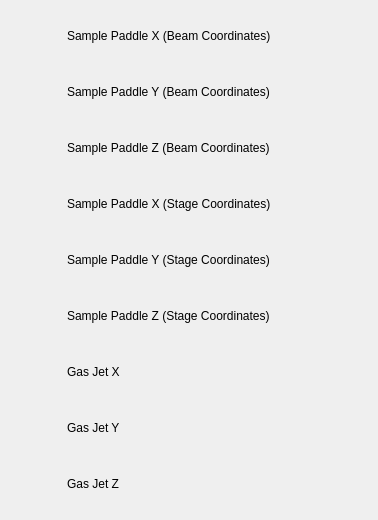
     <widget class="QWidget" name="tab">
      <attribute name="title">
       <string>Control</string>
      </attribute>
      <layout class="QGridLayout" name="gridLayout_3">
       <item row="0" column="3">
        <spacer name="horizontalSpacer_2">
         <property name="orientation">
          <enum>Qt::Horizontal</enum>
         </property>
         <property name="sizeHint" stdset="0">
          <size>
           <width>40</width>
           <height>20</height>
          </size>
         </property>
        </spacer>
       </item>
       <item row="0" column="0">
        <layout class="QGridLayout" name="gridLayout_Control">
         <item row="4" column="0">
          <widget class="PyDMByteIndicator" name="PyDMByteIndicator_SPY">
           <property name="minimumSize">
            <size>
             <width>50</width>
             <height>50</height>
            </size>
           </property>
           <property name="maximumSize">
            <size>
             <width>50</width>
             <height>50</height>
            </size>
           </property>
           <property name="toolTip">
            <string/>
           </property>
           <property name="channel" stdset="0">
            <string>ca://TMO:MRCO:MMS:05:PLC:bError_RBV</string>
           </property>
           <property name="onColor" stdset="0">
            <color>
             <red>255</red>
             <green>0</green>
             <blue>0</blue>
            </color>
           </property>
           <property name="offColor" stdset="0">
            <color>
             <red>0</red>
             <green>255</green>
             <blue>0</blue>
            </color>
           </property>
           <property name="showLabels" stdset="0">
            <bool>false</bool>
           </property>
           <property name="circles" stdset="0">
            <bool>true</bool>
           </property>
           <property name="labels" stdset="0">
            <stringlist>
             <string>Sample Paddle Y (Stage Coordinates)</string>
            </stringlist>
           </property>
          </widget>
         </item>
         <item row="3" column="1">
          <widget class="PyDMLabel" name="PyDMLabel_11">
           <property name="toolTip">
            <string/>
           </property>
           <property name="text">
            <string>Sample Paddle X (Stage Coordinates)</string>
           </property>
          </widget>
         </item>
         <item row="6" column="0">
          <widget class="PyDMByteIndicator" name="PyDMByteIndicator_NX">
           <property name="minimumSize">
            <size>
             <width>50</width>
             <height>50</height>
            </size>
           </property>
           <property name="maximumSize">
            <size>
             <width>50</width>
             <height>50</height>
            </size>
           </property>
           <property name="toolTip">
            <string/>
           </property>
           <property name="channel" stdset="0">
            <string>ca://TMO:MRCO:MMS:01:PLC:bError_RBV</string>
           </property>
           <property name="onColor" stdset="0">
            <color>
             <red>255</red>
             <green>0</green>
             <blue>0</blue>
            </color>
           </property>
           <property name="offColor" stdset="0">
            <color>
             <red>0</red>
             <green>255</green>
             <blue>0</blue>
            </color>
           </property>
           <property name="showLabels" stdset="0">
            <bool>false</bool>
           </property>
           <property name="circles" stdset="0">
            <bool>true</bool>
           </property>
           <property name="labels" stdset="0">
            <stringlist>
             <string>Gas Jet X</string>
            </stringlist>
           </property>
          </widget>
         </item>
         <item row="8" column="1">
          <widget class="PyDMLabel" name="PyDMLabel_42">
           <property name="toolTip">
            <string/>
           </property>
           <property name="text">
            <string>Gas Jet Z</string>
           </property>
          </widget>
         </item>
         <item row="1" column="0">
          <widget class="PyDMByteIndicator" name="PyDMByteIndicator_SPVY">
           <property name="minimumSize">
            <size>
             <width>50</width>
             <height>50</height>
            </size>
           </property>
           <property name="maximumSize">
            <size>
             <width>50</width>
             <height>50</height>
            </size>
           </property>
           <property name="toolTip">
            <string/>
           </property>
           <property name="channel" stdset="0">
            <string>ca://TMO:MRCO:MMS:V5:PLC:bError_RBV</string>
           </property>
           <property name="onColor" stdset="0">
            <color>
             <red>255</red>
             <green>0</green>
             <blue>0</blue>
            </color>
           </property>
           <property name="offColor" stdset="0">
            <color>
             <red>0</red>
             <green>255</green>
             <blue>0</blue>
            </color>
           </property>
           <property name="showLabels" stdset="0">
            <bool>false</bool>
           </property>
           <property name="circles" stdset="0">
            <bool>true</bool>
           </property>
           <property name="labels" stdset="0">
            <stringlist>
             <string>Sample Paddle Y (Beam Coordinates)</string>
            </stringlist>
           </property>
          </widget>
         </item>
         <item row="7" column="1">
          <widget class="PyDMLabel" name="PyDMLabel_16">
           <property name="toolTip">
            <string/>
           </property>
           <property name="text">
            <string>Gas Jet Y</string>
           </property>
          </widget>
         </item>
         <item row="5" column="1">
          <widget class="PyDMLabel" name="PyDMLabel_15">
           <property name="toolTip">
            <string/>
           </property>
           <property name="text">
            <string>Sample Paddle Z (Stage Coordinates)</string>
           </property>
          </widget>
         </item>
         <item row="2" column="1">
          <widget class="PyDMLabel" name="PyDMLabel_14">
           <property name="toolTip">
            <string/>
           </property>
           <property name="text">
            <string>Sample Paddle Z (Beam Coordinates)</string>
           </property>
          </widget>
         </item>
         <item row="0" column="0">
          <widget class="PyDMByteIndicator" name="PyDMByteIndicator_SPVX">
           <property name="minimumSize">
            <size>
             <width>50</width>
             <height>50</height>
            </size>
           </property>
           <property name="maximumSize">
            <size>
             <width>50</width>
             <height>50</height>
            </size>
           </property>
           <property name="toolTip">
            <string/>
           </property>
           <property name="channel" stdset="0">
            <string>ca://TMO:MRCO:MMS:V4:PLC:bError_RBV</string>
           </property>
           <property name="onColor" stdset="0">
            <color>
             <red>255</red>
             <green>0</green>
             <blue>0</blue>
            </color>
           </property>
           <property name="offColor" stdset="0">
            <color>
             <red>0</red>
             <green>255</green>
             <blue>0</blue>
            </color>
           </property>
           <property name="showLabels" stdset="0">
            <bool>false</bool>
           </property>
           <property name="circles" stdset="0">
            <bool>true</bool>
           </property>
           <property name="labels" stdset="0">
            <stringlist>
             <string>Sample Paddle X (Beam Coordinates)</string>
            </stringlist>
           </property>
          </widget>
         </item>
         <item row="6" column="1">
          <widget class="PyDMLabel" name="PyDMLabel_13">
           <property name="toolTip">
            <string/>
           </property>
           <property name="text">
            <string>Gas Jet X</string>
           </property>
          </widget>
         </item>
         <item row="7" column="0">
          <widget class="PyDMByteIndicator" name="PyDMByteIndicator_NY">
           <property name="minimumSize">
            <size>
             <width>50</width>
             <height>50</height>
            </size>
           </property>
           <property name="maximumSize">
            <size>
             <width>50</width>
             <height>50</height>
            </size>
           </property>
           <property name="toolTip">
            <string/>
           </property>
           <property name="alarmSensitiveContent" stdset="0">
            <bool>false</bool>
           </property>
           <property name="alarmSensitiveBorder" stdset="0">
            <bool>true</bool>
           </property>
           <property name="PyDMToolTip" stdset="0">
            <string/>
           </property>
           <property name="channel" stdset="0">
            <string>ca://TMO:MRCO:MMS:02:PLC:bError_RBV</string>
           </property>
           <property name="onColor" stdset="0">
            <color>
             <red>255</red>
             <green>0</green>
             <blue>0</blue>
            </color>
           </property>
           <property name="offColor" stdset="0">
            <color>
             <red>0</red>
             <green>255</green>
             <blue>0</blue>
            </color>
           </property>
           <property name="showLabels" stdset="0">
            <bool>false</bool>
           </property>
           <property name="bigEndian" stdset="0">
            <bool>false</bool>
           </property>
           <property name="circles" stdset="0">
            <bool>true</bool>
           </property>
           <property name="numBits" stdset="0">
            <number>1</number>
           </property>
           <property name="shift" stdset="0">
            <number>0</number>
           </property>
           <property name="labels" stdset="0">
            <stringlist>
             <string>Gas Jet Y</string>
            </stringlist>
           </property>
          </widget>
         </item>
         <item row="0" column="1">
          <widget class="PyDMLabel" name="PyDMLabel_9">
           <property name="toolTip">
            <string/>
           </property>
           <property name="text">
            <string>Sample Paddle X (Beam Coordinates)</string>
           </property>
          </widget>
         </item>
         <item row="2" column="0">
          <widget class="PyDMByteIndicator" name="PyDMByteIndicator_SPVZ">
           <property name="minimumSize">
            <size>
             <width>50</width>
             <height>50</height>
            </size>
           </property>
           <property name="maximumSize">
            <size>
             <width>50</width>
             <height>50</height>
            </size>
           </property>
           <property name="toolTip">
            <string/>
           </property>
           <property name="alarmSensitiveContent" stdset="0">
            <bool>false</bool>
           </property>
           <property name="alarmSensitiveBorder" stdset="0">
            <bool>true</bool>
           </property>
           <property name="PyDMToolTip" stdset="0">
            <string/>
           </property>
           <property name="channel" stdset="0">
            <string>ca://TMO:MRCO:MMS:V6:PLC:bError_RBV</string>
           </property>
           <property name="onColor" stdset="0">
            <color>
             <red>255</red>
             <green>0</green>
             <blue>0</blue>
            </color>
           </property>
           <property name="offColor" stdset="0">
            <color>
             <red>0</red>
             <green>255</green>
             <blue>0</blue>
            </color>
           </property>
           <property name="showLabels" stdset="0">
            <bool>false</bool>
           </property>
           <property name="bigEndian" stdset="0">
            <bool>false</bool>
           </property>
           <property name="circles" stdset="0">
            <bool>true</bool>
           </property>
           <property name="numBits" stdset="0">
            <number>1</number>
           </property>
           <property name="shift" stdset="0">
            <number>0</number>
           </property>
           <property name="labels" stdset="0">
            <stringlist>
             <string>Sample Paddle Z (Beam Coordinates)</string>
            </stringlist>
           </property>
          </widget>
         </item>
         <item row="4" column="1">
          <widget class="PyDMLabel" name="PyDMLabel_12">
           <property name="toolTip">
            <string/>
           </property>
           <property name="text">
            <string>Sample Paddle Y (Stage Coordinates)</string>
           </property>
          </widget>
         </item>
         <item row="1" column="1">
          <widget class="PyDMLabel" name="PyDMLabel_10">
           <property name="toolTip">
            <string/>
           </property>
           <property name="text">
            <string>Sample Paddle Y (Beam Coordinates)</string>
           </property>
          </widget>
         </item>
         <item row="8" column="0">
          <widget class="PyDMByteIndicator" name="PyDMByteIndicator_NZ">
           <property name="minimumSize">
            <size>
             <width>50</width>
             <height>50</height>
            </size>
           </property>
           <property name="maximumSize">
            <size>
             <width>50</width>
             <height>50</height>
            </size>
           </property>
           <property name="toolTip">
            <string/>
           </property>
           <property name="alarmSensitiveContent" stdset="0">
            <bool>false</bool>
           </property>
           <property name="alarmSensitiveBorder" stdset="0">
            <bool>true</bool>
           </property>
           <property name="PyDMToolTip" stdset="0">
            <string/>
           </property>
           <property name="channel" stdset="0">
            <string>ca://TMO:MRCO:MMS:03:PLC:bError_RBV</string>
           </property>
           <property name="onColor" stdset="0">
            <color>
             <red>255</red>
             <green>0</green>
             <blue>0</blue>
            </color>
           </property>
           <property name="offColor" stdset="0">
            <color>
             <red>0</red>
             <green>255</green>
             <blue>0</blue>
            </color>
           </property>
           <property name="showLabels" stdset="0">
            <bool>false</bool>
           </property>
           <property name="bigEndian" stdset="0">
            <bool>false</bool>
           </property>
           <property name="circles" stdset="0">
            <bool>true</bool>
           </property>
           <property name="numBits" stdset="0">
            <number>1</number>
           </property>
           <property name="shift" stdset="0">
            <number>0</number>
           </property>
           <property name="labels" stdset="0">
            <stringlist>
             <string>Gas Jet Z</string>
            </stringlist>
           </property>
          </widget>
         </item>
         <item row="3" column="0">
          <widget class="PyDMByteIndicator" name="PyDMByteIndicator_SPX">
           <property name="minimumSize">
            <size>
             <width>50</width>
             <height>50</height>
            </size>
           </property>
           <property name="maximumSize">
            <size>
             <width>50</width>
             <height>50</height>
            </size>
           </property>
           <property name="toolTip">
            <string/>
           </property>
           <property name="channel" stdset="0">
            <string>ca://TMO:MRCO:MMS:04:PLC:bError_RBV</string>
           </property>
           <property name="onColor" stdset="0">
            <color>
             <red>255</red>
             <green>0</green>
             <blue>0</blue>
            </color>
           </property>
           <property name="offColor" stdset="0">
            <color>
             <red>0</red>
             <green>255</green>
             <blue>0</blue>
            </color>
           </property>
           <property name="showLabels" stdset="0">
            <bool>false</bool>
           </property>
           <property name="circles" stdset="0">
            <bool>true</bool>
           </property>
           <property name="labels" stdset="0">
            <stringlist>
             <string>Sample Paddle X (Stage Coordinates)</string>
            </stringlist>
           </property>
          </widget>
         </item>
         <item row="5" column="0">
          <widget class="PyDMByteIndicator" name="PyDMByteIndicator_SPZ">
           <property name="minimumSize">
            <size>
             <width>50</width>
             <height>50</height>
            </size>
           </property>
           <property name="maximumSize">
            <size>
             <width>50</width>
             <height>50</height>
            </size>
           </property>
           <property name="toolTip">
            <string/>
           </property>
           <property name="alarmSensitiveContent" stdset="0">
            <bool>false</bool>
           </property>
           <property name="alarmSensitiveBorder" stdset="0">
            <bool>true</bool>
           </property>
           <property name="PyDMToolTip" stdset="0">
            <string/>
           </property>
           <property name="channel" stdset="0">
            <string>ca://TMO:MRCO:MMS:06:PLC:bError_RBV</string>
           </property>
           <property name="onColor" stdset="0">
            <color>
             <red>255</red>
             <green>0</green>
             <blue>0</blue>
            </color>
           </property>
           <property name="offColor" stdset="0">
            <color>
             <red>0</red>
             <green>255</green>
             <blue>0</blue>
            </color>
           </property>
           <property name="showLabels" stdset="0">
            <bool>false</bool>
           </property>
           <property name="bigEndian" stdset="0">
            <bool>false</bool>
           </property>
           <property name="circles" stdset="0">
            <bool>true</bool>
           </property>
           <property name="numBits" stdset="0">
            <number>1</number>
           </property>
           <property name="shift" stdset="0">
            <number>0</number>
           </property>
           <property name="labels" stdset="0">
            <stringlist>
             <string>Sample Paddle Z (Stage Coordinates)</string>
            </stringlist>
           </property>
          </widget>
         </item>
         <item row="0" column="2">
          <widget class="PyDMByteIndicator" name="PyDMByteIndicator_SPVX_2">
           <property name="minimumSize">
            <size>
             <width>50</width>
             <height>50</height>
            </size>
           </property>
           <property name="maximumSize">
            <size>
             <width>50</width>
             <height>50</height>
            </size>
           </property>
           <property name="toolTip">
            <string/>
           </property>
           <property name="channel" stdset="0">
            <string>ca://TMO:MRCO:SP:bVirtualAxesActive_RBV</string>
           </property>
           <property name="onColor" stdset="0">
            <color>
             <red>0</red>
             <green>255</green>
             <blue>0</blue>
            </color>
           </property>
           <property name="offColor" stdset="0">
            <color>
             <red>132</red>
             <green>132</green>
             <blue>132</blue>
            </color>
           </property>
           <property name="showLabels" stdset="0">
            <bool>false</bool>
           </property>
           <property name="circles" stdset="0">
            <bool>true</bool>
           </property>
           <property name="labels" stdset="0">
            <stringlist>
             <string>Sample Paddle X (Beam Coordinates)</string>
            </stringlist>
           </property>
          </widget>
         </item>
         <item row="1" column="2">
          <widget class="PyDMByteIndicator" name="PyDMByteIndicator_SPVX_3">
           <property name="minimumSize">
            <size>
             <width>50</width>
             <height>50</height>
            </size>
           </property>
           <property name="maximumSize">
            <size>
             <width>50</width>
             <height>50</height>
            </size>
           </property>
           <property name="toolTip">
            <string/>
           </property>
           <property name="channel" stdset="0">
            <string>ca://TMO:MRCO:SP:bVirtualAxesActive_RBV</string>
           </property>
           <property name="onColor" stdset="0">
            <color>
             <red>0</red>
             <green>255</green>
             <blue>0</blue>
            </color>
           </property>
           <property name="offColor" stdset="0">
            <color>
             <red>132</red>
             <green>132</green>
             <blue>132</blue>
            </color>
           </property>
           <property name="showLabels" stdset="0">
            <bool>false</bool>
           </property>
           <property name="circles" stdset="0">
            <bool>true</bool>
           </property>
           <property name="labels" stdset="0">
            <stringlist>
             <string>Sample Paddle X (Beam Coordinates)</string>
            </stringlist>
           </property>
          </widget>
         </item>
         <item row="2" column="2">
          <widget class="PyDMByteIndicator" name="PyDMByteIndicator_SPVX_4">
           <property name="minimumSize">
            <size>
             <width>50</width>
             <height>50</height>
            </size>
           </property>
           <property name="maximumSize">
            <size>
             <width>50</width>
             <height>50</height>
            </size>
           </property>
           <property name="toolTip">
            <string/>
           </property>
           <property name="channel" stdset="0">
            <string>ca://TMO:MRCO:SP:bVirtualAxesActive_RBV</string>
           </property>
           <property name="onColor" stdset="0">
            <color>
             <red>0</red>
             <green>255</green>
             <blue>0</blue>
            </color>
           </property>
           <property name="offColor" stdset="0">
            <color>
             <red>132</red>
             <green>132</green>
             <blue>132</blue>
            </color>
           </property>
           <property name="showLabels" stdset="0">
            <bool>false</bool>
           </property>
           <property name="circles" stdset="0">
            <bool>true</bool>
           </property>
           <property name="labels" stdset="0">
            <stringlist>
             <string>Sample Paddle X (Beam Coordinates)</string>
            </stringlist>
           </property>
          </widget>
         </item>
         <item row="3" column="2">
          <widget class="PyDMByteIndicator" name="PyDMByteIndicator_SPVX_6">
           <property name="minimumSize">
            <size>
             <width>50</width>
             <height>50</height>
            </size>
           </property>
           <property name="maximumSize">
            <size>
             <width>50</width>
             <height>50</height>
            </size>
           </property>
           <property name="toolTip">
            <string/>
           </property>
           <property name="channel" stdset="0">
            <string>ca://TMO:MRCO:SP:bVirtualAxesActive_RBV</string>
           </property>
           <property name="onColor" stdset="0">
            <color>
             <red>132</red>
             <green>132</green>
             <blue>132</blue>
            </color>
           </property>
           <property name="offColor" stdset="0">
            <color>
             <red>0</red>
             <green>255</green>
             <blue>0</blue>
            </color>
           </property>
           <property name="showLabels" stdset="0">
            <bool>false</bool>
           </property>
           <property name="circles" stdset="0">
            <bool>true</bool>
           </property>
           <property name="labels" stdset="0">
            <stringlist>
             <string>Sample Paddle X (Beam Coordinates)</string>
            </stringlist>
           </property>
          </widget>
         </item>
         <item row="4" column="2">
          <widget class="PyDMByteIndicator" name="PyDMByteIndicator_SPVX_5">
           <property name="minimumSize">
            <size>
             <width>50</width>
             <height>50</height>
            </size>
           </property>
           <property name="maximumSize">
            <size>
             <width>50</width>
             <height>50</height>
            </size>
           </property>
           <property name="toolTip">
            <string/>
           </property>
           <property name="channel" stdset="0">
            <string>ca://TMO:MRCO:SP:bVirtualAxesActive_RBV</string>
           </property>
           <property name="onColor" stdset="0">
            <color>
             <red>132</red>
             <green>132</green>
             <blue>132</blue>
            </color>
           </property>
           <property name="offColor" stdset="0">
            <color>
             <red>0</red>
             <green>255</green>
             <blue>0</blue>
            </color>
           </property>
           <property name="showLabels" stdset="0">
            <bool>false</bool>
           </property>
           <property name="circles" stdset="0">
            <bool>true</bool>
           </property>
           <property name="labels" stdset="0">
            <stringlist>
             <string>Sample Paddle X (Beam Coordinates)</string>
            </stringlist>
           </property>
          </widget>
         </item>
         <item row="5" column="2">
          <widget class="PyDMByteIndicator" name="PyDMByteIndicator_SPVX_7">
           <property name="minimumSize">
            <size>
             <width>50</width>
             <height>50</height>
            </size>
           </property>
           <property name="maximumSize">
            <size>
             <width>50</width>
             <height>50</height>
            </size>
           </property>
           <property name="toolTip">
            <string/>
           </property>
           <property name="channel" stdset="0">
            <string>ca://TMO:MRCO:SP:bVirtualAxesActive_RBV</string>
           </property>
           <property name="onColor" stdset="0">
            <color>
             <red>132</red>
             <green>132</green>
             <blue>132</blue>
            </color>
           </property>
           <property name="offColor" stdset="0">
            <color>
             <red>0</red>
             <green>255</green>
             <blue>0</blue>
            </color>
           </property>
           <property name="showLabels" stdset="0">
            <bool>false</bool>
           </property>
           <property name="circles" stdset="0">
            <bool>true</bool>
           </property>
           <property name="labels" stdset="0">
            <stringlist>
             <string>Sample Paddle X (Beam Coordinates)</string>
            </stringlist>
           </property>
          </widget>
         </item>
        </layout>
       </item>
      </layout>
     </widget>
